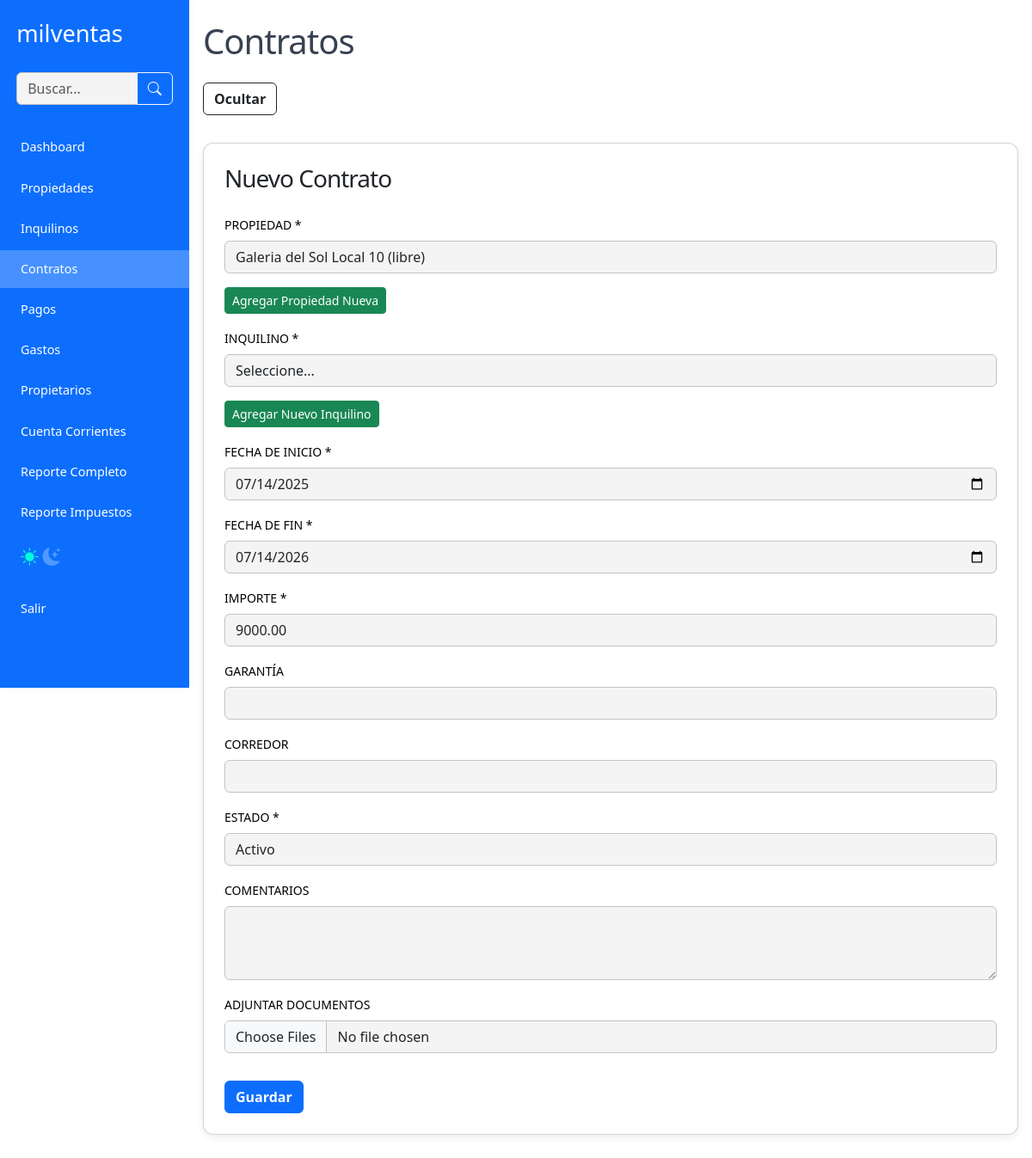
The app's page /contratos.php?propiedad_id=1 (signed in) with its own data.
### tables this page shows
CREATE TABLE IF NOT EXISTS `propiedades` (
  `id` int(11) NOT NULL AUTO_INCREMENT,
  `nombre` varchar(255) NOT NULL,
  `tipo` varchar(100) DEFAULT NULL,
  `direccion` varchar(255) DEFAULT NULL,
  `galeria` text,
  `local` varchar(100) DEFAULT NULL,
  `precio` decimal(10,2) DEFAULT NULL,
  `incluye_gc` tinyint(1) DEFAULT NULL,
  `gastos_comunes` decimal(10,2) DEFAULT NULL,
  `estado` enum('alquilado','libre','en venta','uso propio') DEFAULT NULL,
  `propietario_id` int(11) DEFAULT NULL,
  `anep` varchar(100) DEFAULT NULL,
  `ose` varchar(100) DEFAULT NULL,
  `ute` varchar(100) DEFAULT NULL,
  `padron` varchar(100) DEFAULT NULL,
  `contribucion_inmobiliaria` varchar(100) DEFAULT NULL,
  `imm_tasa_general` varchar(100) DEFAULT NULL,
  `imm_tarifa_saneamiento` varchar(100) DEFAULT NULL,
  `imm_instalaciones` varchar(100) DEFAULT NULL,
  `imm_adicional_mercantil` varchar(100) DEFAULT NULL,
  `convenios` varchar(100) DEFAULT NULL,
  `comentarios` text,
  `link_mercadolibre` varchar(255) DEFAULT NULL,
  `link_otras` varchar(255) DEFAULT NULL,
  `usuario_id` int(11) NOT NULL,
  `fecha_creacion` datetime DEFAULT NULL,
  `fecha_modificacion` datetime DEFAULT NULL,
  `imagenes` text NOT NULL,
  `documentos` text NOT NULL,
  PRIMARY KEY (`id`),
  KEY `idx_usuario_id` (`usuario_id`)
);

### contratos.php (the view, shortened to what this page needs)
<?php
require_once 'config.php';
$edit_id = intval($_GET['edit'] ?? 0);
$message = '';
$errors = [];
$propiedad_id_param = intval($_GET['propiedad_id'] ?? 0);
$propiedad_id = $propiedad_id_param ?: null;
$importe = '';
$documentos_subidos = [];
$documentos_guardados = [];
if ($propiedad_id) {
  $stmt_precio = $pdo->prepare("SELECT precio FROM propiedades WHERE id = ?");
  $stmt_precio->execute([$propiedad_id]);
  $precio_prop = $stmt_precio->fetchColumn();
  if ($precio_prop !== false) {
    $importe = $precio_prop;
  }
}
if ($_SERVER['REQUEST_METHOD'] === 'POST') {
  $inquilino_id = intval($_POST['inquilino_id'] ?? 0);
  $propiedad_id = intval($_POST['propiedad_id'] ?? 0);
  $fecha_inicio = $_POST['fecha_inicio'] ?? '';
  $fecha_fin = $_POST['fecha_fin'] ?? '';
  $importe = floatval($_POST['importe'] ?? 0);
  $garantia = $_POST['garantia'] ?? '';
  $corredor = $_POST['corredor'] ?? '';
  $estado = $_POST['estado'] ?? 'activo';
  $comentarios = $_POST['comentarios'] ?? '';
  $edit_id = intval($_POST['edit_id'] ?? 0);
  if ($edit_id > 0) {
    $stmt_docs = $pdo->prepare("SELECT documentos FROM contratos WHERE id = ?");
    $stmt_docs->execute([$edit_id]);
    $doc_previos = $stmt_docs->fetchColumn();
    if ($doc_previos) {
      $documentos_guardados = json_decode($doc_previos, true);
      if (!is_array($documentos_guardados)) {
        $documentos_guardados = [];
      }
    }
  }
  if (!empty($_FILES['documentos']['name'][0])) {
    $upload_dir = __DIR__ . '/uploads/';
    if (!file_exists($upload_dir)) {
      mkdir($upload_dir, 0755, true);
    }
    foreach ($_FILES['documentos']['name'] as $k => $name) {
      $tmp_name = $_FILES['documentos']['tmp_name'][$k];
      $basename = uniqid() . '-' . basename($name);
      if (move_uploaded_file($tmp_name, $upload_dir . $basename)) {
        $documentos_subidos[] = $basename;
      } else {
        $errors[] = "Error al subir el documento: $name";
      }
    }
  }
  $todos_documentos = array_merge($documentos_guardados, $documentos_subidos);
  $docs_json = json_encode($todos_documentos);
  if (!$inquilino_id) $errors[] = "Debe seleccionar un inquilino.";
  if (!$propiedad_id) $errors[] = "Debe seleccionar una propiedad.";
  if (!$fecha_inicio) $errors[] = "Debe seleccionar fecha de inicio.";
  if (!$fecha_fin) $errors[] = "Debe seleccionar fecha de fin.";
  if (!$importe || $importe <= 0) $errors[] = "Debe ingresar un importe válido.";
  if (!in_array($estado, ['activo', 'finalizado'])) $estado = 'activo';
  if ($fecha_inicio && $fecha_fin && ($fecha_inicio > $fecha_fin)) {
    $errors[] = "La fecha de inicio debe ser anterior a la fecha de fin.";
  }
  if ($fecha_fin && (strtotime($fecha_fin) < time())) {
    $estado = 'finalizado';
  } else {
    $estado = 'activo';
  }
  if (empty($errors)) {
    if ($edit_id > 0) {
      $stmt = $pdo->prepare("UPDATE contratos SET inquilino_id=?, propiedad_id=?, fecha_inicio=?, fecha_fin=?, importe=?, garantia=?, corredor=?, estado=?, documentos=?, comentarios=? WHERE id=?");
      $stmt->execute([$inquilino_id, $propiedad_id, $fecha_inicio, $fecha_fin, $importe, $garantia, $corredor, $estado, $docs_json, $comentarios, $edit_id]);
      if ($estado === 'finalizado') {
        $pdo->prepare("UPDATE propiedades SET estado = 'libre' WHERE id = ?")->execute([$propiedad_id]);
      }
      $message = "Contrato actualizado correctamente.";
      $contrato_id_envio = $edit_id;
    } else {
      $stmt = $pdo->prepare("INSERT INTO contratos (inquilino_id, propiedad_id, fecha_inicio, fecha_fin, importe, garantia, corredor, estado, documentos, comentarios) VALUES (?, ?, ?, ?, ?, ?, ?, ?, ?, ?) ");
      $stmt->execute([$inquilino_id, $propiedad_id, $fecha_inicio, $fecha_fin, $importe, $garantia, $corredor, $estado, $docs_json, $comentarios]);
      $new_id = $pdo->lastInsertId();
      if ($estado !== 'finalizado') {
        $pdo->prepare("UPDATE propiedades SET estado = 'alquilado' WHERE id = ?")->execute([$propiedad_id]);
      }
      $message = "Contrato creado correctamente.";
      $contrato_id_envio = $new_id;
      $stmt = $pdo->prepare("SELECT c.*, i.email as inquilino_email, i.nombre as inquilino_nombre, p.propietario_id, p.nombre as propiedad_nombre, p.direccion, pr.email as propietario_email, pr.nombre as propietario_nombre FROM contratos c JOIN inquilinos i ON c.inquilino_id = i.id JOIN propiedades p ON c.propiedad_id = p.id JOIN propietarios pr ON p.propietario_id = pr.id WHERE c.id = ?");
      $stmt->execute([$contrato_id_envio]);
      $info = $stmt->fetch(PDO::FETCH_ASSOC);
      if ($info) {
        $destinatarios = array_filter(array_merge(
          explode(',', $info['inquilino_email']),
          explode(',', $info['propietario_email'])
        ));
        $asunto = 'Nuevo Contrato registrado en RentFlow';
        $cuerpo = '<h2>Detalle del Contrato</h2>';
        $cuerpo .= '<b>Propiedad:</b> ' . htmlspecialchars($info['propiedad_nombre']) . ' (' . htmlspecialchars($info['direccion']) . ')<br>';
        $cuerpo .= '<b>Inquilino:</b> ' . htmlspecialchars($info['inquilino_nombre']) . '<br>';
        $cuerpo .= '<b>Propietario:</b> ' . htmlspecialchars($info['propietario_nombre']) . '<br>';
        $cuerpo .= '<b>Fecha inicio:</b> ' . htmlspecialchars($info['fecha_inicio']) . '<br>';
        $cuerpo .= '<b>Fecha fin:</b> ' . htmlspecialchars($info['fecha_fin']) . '<br>';
        $cuerpo .= '<b>Importe:</b> $' . number_format($info['importe'], 2, ',', '.') . '<br>';
        $cuerpo .= '<b>Estado:</b> ' . htmlspecialchars($info['estado']) . '<br>';
        enviar_email($destinatarios, $asunto, $cuerpo);
      }
    }
    header("Location: contratos.php?msg=" . urlencode($message) . "&contrato_id=" . urlencode($contrato_id_envio));
    exit();
  } else {
    $edit_data = [
      'inquilino_id' => $inquilino_id,
      'propiedad_id' => $propiedad_id,
      'fecha_inicio' => $fecha_inicio,
      'fecha_fin' => $fecha_fin,
      'importe' => $importe,
      'garantia' => $garantia,
      'corredor' => $corredor,
      'estado' => $estado,
      'documentos' => $docs_json,
      'comentarios' => $comentarios,
    ];
  }
} else {
  $edit_data = $propiedad_id_param ? ['propiedad_id' => $propiedad_id_param, 'importe' => $importe, 'estado' => 'activo'] : null;
}
$propiedades = $pdo->query("SELECT id, nombre, estado, precio FROM propiedades WHERE estado IN ('libre','en venta','uso propio') ORDER BY nombre ASC")->fetchAll();
$contratos = $pdo->query("SELECT
  c.*, i.nombre as inquilino_nombre, p.nombre as propiedad_nombre
  FROM contratos c
  JOIN inquilinos i ON c.inquilino_id = i.id
  JOIN propiedades p ON c.propiedad_id = p.id
  ORDER BY c.id DESC")->fetchAll();
include 'includes/header_nav.php';
?>
<main class="container container-main py-4">
  <h1>Contratos</h1>
  <button class="btn btn-outline-dark mb-3" type="button" data-bs-toggle="collapse" data-bs-target="#formContratoCollapse" aria-expanded="<?= ($edit_id || !empty($errors) || $propiedad_id_param) ? 'true' : 'false' ?>" aria-controls="formContratoCollapse" style="font-weight:600;">
    <?= ($edit_id || !empty($errors) || $propiedad_id_param) ? 'Ocultar' : 'Agregar Nuevo Contrato' ?>
  </button>
  <div class="collapse <?= ($edit_id || !empty($errors) || $propiedad_id_param) ? 'show' : '' ?>" id="formContratoCollapse">
    <div class="card p-4 mb-4 mt-3">
      <h3><?= $edit_id ? "Editar Contrato" : "Nuevo Contrato" ?></h3>
      <form method="POST" enctype="multipart/form-data" novalidate id="formContrato">
        <div class="mb-3">
          <label for="propiedad_id" class="form-label">Propiedad *</label>
          <select name="propiedad_id" id="propiedad_id" class="form-select" required>
            <?php foreach ($propiedades as $p): ?>
              <option value="<?= $p['id'] ?>"
                <?= (($edit_data['propiedad_id'] ?? '') == $p['id']) ? 'selected' : '' ?>
                data-precio="<?= htmlspecialchars($p['precio']) ?>">
                <?= htmlspecialchars($p['nombre']) ?> (<?= $p['estado'] ?>)
              </option>
            <?php endforeach; ?>
          </select>
        </div>
        <div class="mb-3">
          <a href="propiedades.php?add=true" class="btn btn-success btn-sm">Agregar Propiedad Nueva</a>
        </div>
        <div class="mb-3">
          <label for="inquilino_id" class="form-label">Inquilino *</label>
          <select name="inquilino_id" id="inquilino_id" class="form-select" required>
            <option value="">Seleccione...</option>
          </select>
        </div>
        <div class="mb-3">
          <a href="inquilinos.php?add=true" class="btn btn-success btn-sm">Agregar Nuevo Inquilino</a>
        </div>
        <div class="mb-3">
          <label for="fecha_inicio" class="form-label">Fecha de Inicio *</label>
          <input type="date" class="form-control" id="fecha_inicio" name="fecha_inicio" required
            value="<?= htmlspecialchars($edit_data['fecha_inicio'] ?? date('Y-m-d')) ?>">
        </div>
        <div class="mb-3">
          <label for="fecha_fin" class="form-label">Fecha de Fin *</label>
          <input type="date" class="form-control" id="fecha_fin" name="fecha_fin" required
            value="<?= htmlspecialchars($edit_data['fecha_fin'] ?? date('Y-m-d', strtotime('+1 year'))) ?>">
        </div>
        <div class="mb-3">
          <label for="importe" class="form-label">Importe *</label>
          <input type="number" step="0.01" min="0" class="form-control" id="importe" name="importe" required value="<?= htmlspecialchars($edit_data['importe'] ?? '') ?>">
        </div>
        <div class="mb-3">
          <label for="garantia" class="form-label">Garantía</label>
          <input type="text" class="form-control" id="garantia" name="garantia" value="<?= htmlspecialchars($edit_data['garantia'] ?? '') ?>" />
        </div>
        <div class="mb-3">
          <label for="corredor" class="form-label">Corredor</label>
          <input type="text" class="form-control" id="corredor" name="corredor" value="<?= htmlspecialchars($edit_data['corredor'] ?? '') ?>" />
        </div>
        <div class="mb-3">
          <label for="estado" class="form-label">Estado *</label>
          <select name="estado" id="estado" class="form-select" required>
            <option value="activo" <?= ($edit_data['estado'] ?? '') === 'activo' ? 'selected' : '' ?>>Activo</option>
          </select>
        </div>
        <div class="mb-3">
          <label for="comentarios" class="form-label">Comentarios</label>
          <textarea class="form-control" id="comentarios" name="comentarios" rows="3"><?= htmlspecialchars($edit_data['comentarios'] ?? '') ?></textarea>
        </div>
        <div class="mb-3">
          <label for="documentos" class="form-label">Adjuntar Documentos</label>
          <input type="file" name="documentos[]" multiple class="form-control" />
        </div>
        <button type="submit" class="btn btn-primary fw-semibold mt-3"><?= $edit_id ? "Actualizar" : "Guardar" ?></button>
      </form>
    </div>
  </div>
</main>
<?php
include 'includes/footer.php';
?>

### includes/styles.css (style rules this page uses)
:root { --color-fondo: #ffffff; --color-texto: #374151; --color-primario: #0d6efd; --color-primario-hover: #4691ff; --color-navbar: #fff; --color-sidebar: #0d6efd; --color-card: #fff; --color-borde: #c3c3c3; --color-input: #f4f4f4; --color-acento: #fff700; }
body { background: var(--color-fondo); color: var(--color-texto); }
.card, .table-responsive { background: var(--color-card); }
.form-control, .form-select { background: var(--color-input); border: solid 1px var(--color-borde); }
body { font-family: ui-sans-serif, system-ui, sans-serif, 'Apple Color Emoji', 'Segoe UI Emoji', 'Segoe UI Symbol', 'Noto Color Emoji', -webkit-bodyui-sans-serif, "Noto Sans", Roboto, "Segoe UI", system-ui, -apple-system, "Helvetica Neue", Arial, "Liberation Sans", sans-serif, "Apple Color Emoji", "Segoe UI Emoji", "Segoe UI Symbol", "Noto Color Emoji"; background: #ffffff; color: #374151; padding-top: 5.5rem; min-height: 100vh; margin: 0; }
.container-main { max-width: 1200px; margin: auto; padding: 1rem; }
h1, h2, h3, h4, h5 { margin-bottom: 1.5rem; letter-spacing: -1px; }
label, .accordion-button { font-weight: normal; font-size: 14px; letter-spacing: 0px; text-transform: uppercase; color: #000000; }
.card { border-radius: 0.75rem; box-shadow: 0 3px 10px rgb(0 0 0 / 0.07); background: #fff; }
@media (min-width: 992px) { body { padding-left: 220px; padding-top: 0px; } }

### records on screen
propiedades: fecha_inicio "07/14/2025", fecha_fin "07/14/2026", importe "9000.00", estado "Activo"

### other values on screen
form field propiedad_id "Galeria del Sol Local 10 (libre)"
